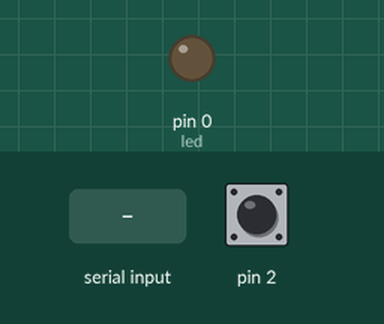
Recording of a sketch running on a simulated Arduino Uno, built with avr-gcc and run on an emulated ATmega328P. Parts: output pins drawn as LEDs (lit = HIGH). The inputs (shaded band) are chosen by the test bench; at power-on: pin 2 HIGH.

Above: at 1.2 s.
1.3 s: "1" received over the second serial link
At 2.0 s:
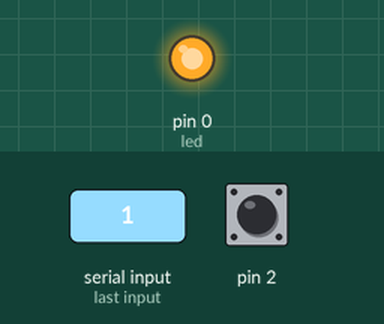
Timing chart, 0 to 10.3 s (numbered marks = the images above; inputs shaded):
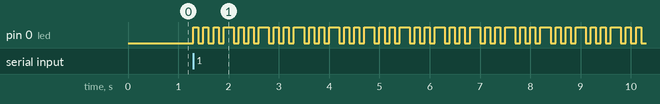

Measured:
- after the input at 1.3 s, pin 0 (led): LOW → HIGH at once, then repeats every 0.70 s: 2 × (LOW 0.10 s, HIGH 0.10 s), LOW 0.10 s, HIGH 0.20 s

The sketch:

bluetooth_pendant.ino
```cpp
#include <SoftwareSerial.h>

void signal ();
void blinkLED (int, int, int, int);
void sendChar ();
void buttonPressed();

int led     = 0;
int button  = 2;
int rx      = 3;
int tx      = 4;

boolean led_s = false;
volatile boolean buttonFlag = false;
SoftwareSerial s(rx, tx);

void setup() {
  pinMode(rx, INPUT);
  pinMode(tx, OUTPUT);
  pinMode(led, OUTPUT);

  attachInterrupt(0, inter, FALLING);
  interrupts();

  s.begin(9600);
}

void loop() {
  //delay(1000);
  //signal();
  //s.println("H");
  if(s.available() > 0) {
    s.flush();
    signal();
  }
  if (buttonFlag) {
    buttonPressed();
    buttonFlag = false;
  }
}


void signal() {
  blinkLED(led, 100, 4, 150);
}

void inter () {
  noInterrupts();
  buttonFlag = true;
  interrupts();
}

void buttonPressed () {
  s.println("H");
}


void blinkLED (int ledNum, int blinkDuration, int numCycles, int intensity) {
  // Prime
  analogWrite(ledNum, intensity);
  delay(blinkDuration);
  // Main blink cycle
  for ( int i = 0; i < numCycles - 1; i++) {
    analogWrite(ledNum, 0);
    delay(blinkDuration);
    analogWrite(ledNum, intensity);
    delay(blinkDuration);
  }
  analogWrite(ledNum, 0);
}

void sendChar () {
  s.println("H");
}
```
